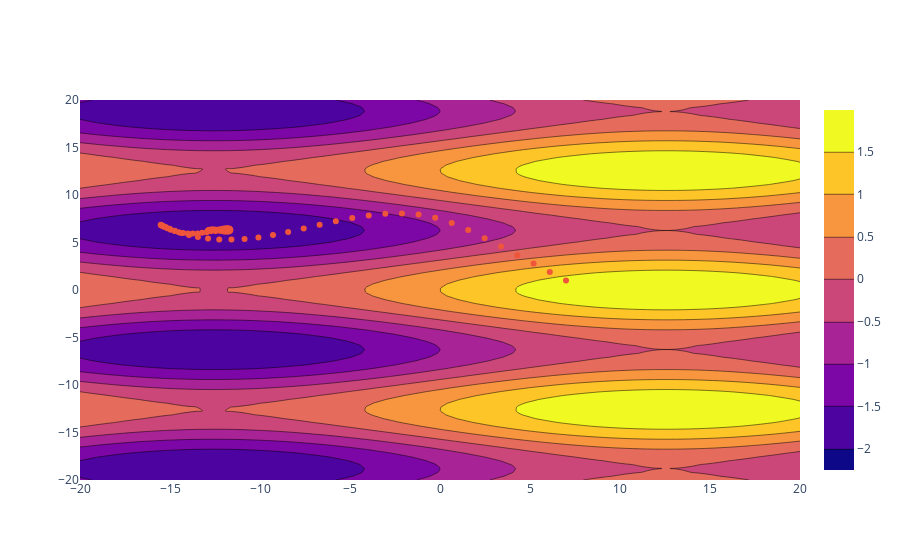

Notebook source saved alongside this figure:
### Code cell
fig = go.Figure()
fig.add_trace(go.Contour(x = x_contour, y = y_contour, z = z_contour))
fig.add_trace(go.Scatter(x = x_step.transpose()[0], y = x_step.transpose()[1], mode = 'markers'))
fig.show()
